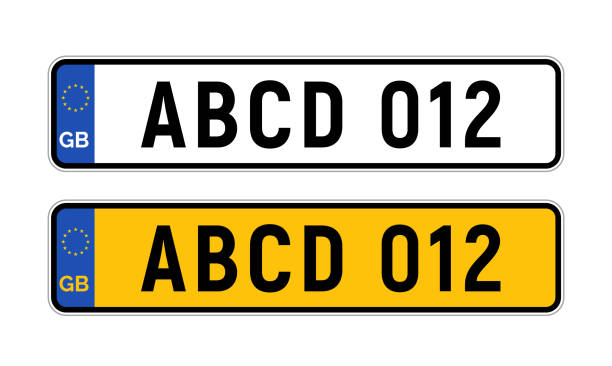
#> input picture images/sample_number_plate.jpg, 612 x 366 px
$ jupyter execute '7_Contours in OpenCV.ipynb'   (shell and % lines are left out)
#> lines starting #> are read from the running program, lines starting #| are printed output that depends on the picture; after the words box and inside, x2 and y2 are one past the last pixel; in counts of white or black regions, pixels touching at a corner belong together
[cell 1]
# define a function which display the image read by cv2 using matplotlib
import matplotlib.pyplot as plt
import cv2
import numpy as np

def show_image(image = None, title = "", size = 10):
    if image is not None:
        height, width = image.shape[0], image.shape[1]
        aspect_ratio = width / height

        plt.figure(figsize=(size * aspect_ratio, size))
        rgb_image = cv2.cvtColor(image,cv2.COLOR_BGR2RGB)

        plt.imshow(rgb_image)
        plt.title(title)
        plt.show()
    else:
        print("Image is null")

### Contours
- basically contours are continuous lines or curves that covers boundary of an object in an image. (it's like segmentation line of and object)
- it used for premitive object detection

**Retrieval Modes**
- **RETR_LIST** - Retrieves all the contours, but doesn't create any parent-child relationship. Parents and kids are equal under this rule, and they are just contours. ie they all belongs to same hierarchy level.
- **RETR_EXTERNAL** - eturns only extreme outer flags. All child contours are left behind.
- **RETR_CCOMP** - This flag retrieves all the contours and arranges them to a 2-level hierarchy. ie external contours of the object (ie its boundary) are placed in hierarchy-1. And the contours of holes inside object (if any) is placed in hierarchy-2. If any object inside it, its contour is placed again in hierarchy-1 only. And its hole in hierarchy-2 and so on.
- **RETR_TREE** -  It retrieves all the contours and creates a full family hierarchy list.

**Approximation Method Options**
- cv2.CHAIN_APPROX_NONE – Stores all the points along the line(inefficient!)
- cv2.CHAIN_APPROX_SIMPLE – Stores the end points of each line

[cell 2]
path = 'images/sample_number_plate.jpg'
img = cv2.imread(path)
#> img is the input picture: shape (366, 612, 3); mean B, G, R 174.3, 200.2, 208.2

gray_img = cv2.cvtColor(img, cv2.COLOR_BGR2GRAY)
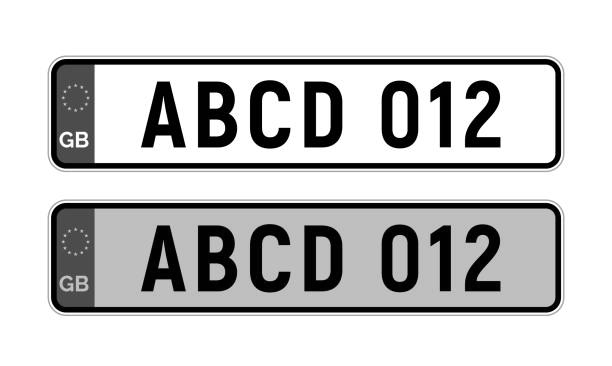
#> gray_img: shape (366, 612); min 0, max 255, mean 199.7
show_image(gray_img, "Original image GrayScale", 3)

# let's apply some thresholding to binarize the image to get accurate output of contours
_ , th_img = cv2.threshold(gray_img, 0, 255,cv2.THRESH_BINARY + cv2.THRESH_OTSU)
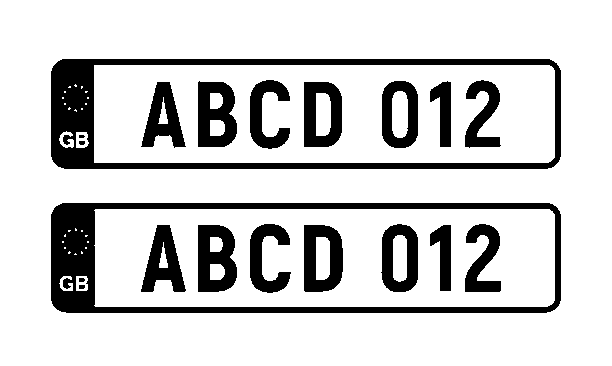
#> th_img: shape (366, 612); 81.3% white; 20 black regions (1 under 20 px), largest, box (x1, y1, x2, y2) and area: (51, 203, 561, 313) 10504, (51, 59, 561, 169) 10362, (198, 225, 237, 292) 1954

show_image(th_img, "Image After Thresholding", 3)
#> in show_image (call 2), `rgb_image = cv2.cvtColor(image,cv2.COLOR_BGR2RGB)`: rgb_image: shape (366, 612, 3); 81.3% white; 20 black regions (1 under 20 px)

# now use cv2.findContours(img, contours_retrival_mode,contours_approx_method)
contours, hierarchy = cv2.findContours(th_img, cv2.RETR_LIST, cv2.CHAIN_APPROX_NONE)
#> contours = 61 contours, 24 with area under 20; largest, box (x1, y1, x2, y2) and area: (0, 0, 612, 366) 223015, (50, 202, 562, 314) 56493, (50, 58, 562, 170) 56490, (94, 65, 555, 163) 44596, (94, 209, 555, 307) 44498

# use cv2.drawContours(image_to_draw_contours, contours_lits, index, color, thickness)
cv2.drawContours(img, contours, -1, (0,0,255), 2)
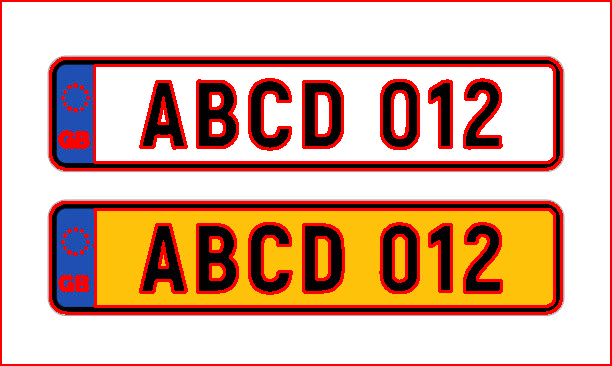
#> img: shape (366, 612, 3); 13.94% of pixels changed, all inside (x1, y1, x2, y2) = (0, 0, 612, 366)
show_image(img, "Image with Contours", 3)

# to find contours always make sure the object and background are inverted in term of color, i,e the bg should be black
# and the object should be white or vice versa. in case of opposite background use cv2.bitwise_not(img)
 # also always use image thresholding or binarization with contours to get accurate contours
# you can also use canny edge detector before passing the image to find contours to get most accurate otuput

[cell 3]
path = 'images/sample_number_plate.jpg'
img = cv2.imread(path)

gray_img = cv2.cvtColor(img, cv2.COLOR_BGR2GRAY)
show_image(gray_img, "Original image GrayScale", 3)

edge_image = cv2.Canny(gray_img, 20, 200) # let's run the edge detection on the image
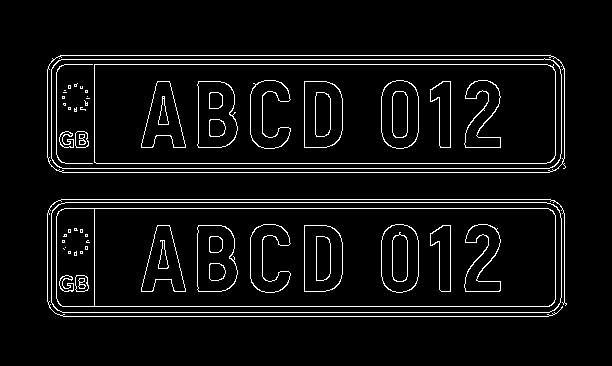
#> edge_image: shape (366, 612); 5.4% white in thin lines or dots, all inside (x1, y1, x2, y2) = (47, 55, 567, 317)
show_image(edge_image, "Original image with edges", 3)

# cv2.RETR_LIST - return all contours
# cv2.RETR_EXTERNAL - return external contours like in above image the inner boundary of 0 will be excluded.

contours, hierarchy = cv2.findContours(edge_image,cv2.RETR_LIST, cv2.CHAIN_APPROX_NONE)
#> contours = 122 contours, 52 with area under 20; largest, box (x1, y1, x2, y2) and area: (47, 55, 566, 173) 60219, (47, 55, 565, 173) 60208, (51, 202, 562, 313) 55892, (51, 202, 562, 313) 55870, (51, 58, 562, 169) 55411
cv2.drawContours(img, contours, -1, (0,0,255), 2)
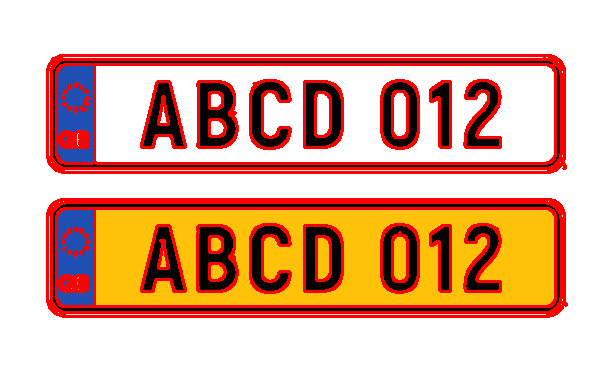
#> img: shape (366, 612, 3); 16.44% of pixels changed, all inside (x1, y1, x2, y2) = (46, 54, 568, 318)

show_image(img, "Image with Contours using Edge Detector", 3)
